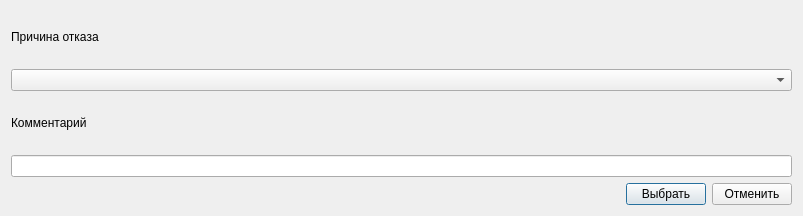
<?xml version="1.0" encoding="UTF-8"?>
<ui version="4.0">
 <class>ReasonRejectDialog</class>
 <widget class="QDialog" name="ReasonRejectDialog">
  <property name="geometry">
   <rect>
    <x>0</x>
    <y>0</y>
    <width>803</width>
    <height>216</height>
   </rect>
  </property>
  <property name="windowTitle">
   <string>Причина отказа</string>
  </property>
  <layout class="QGridLayout" name="gridLayout">
   <item row="0" column="0">
    <layout class="QVBoxLayout" name="verticalLayout">
     <item>
      <layout class="QHBoxLayout" name="horizontalLayout_3">
       <item>
        <widget class="QLabel" name="lblReasonReject">
         <property name="text">
          <string>Причина отказа</string>
         </property>
        </widget>
       </item>
       <item>
        <spacer name="horizontalSpacer_2">
         <property name="orientation">
          <enum>Qt::Horizontal</enum>
         </property>
         <property name="sizeHint" stdset="0">
          <size>
           <width>40</width>
           <height>20</height>
          </size>
         </property>
        </spacer>
       </item>
      </layout>
     </item>
     <item>
      <widget class="CRBComboBox" name="cmbReasonReject"/>
     </item>
     <item>
      <layout class="QHBoxLayout" name="horizontalLayout_2">
       <item>
        <widget class="QLabel" name="lblComment">
         <property name="text">
          <string>Комментарий</string>
         </property>
        </widget>
       </item>
       <item>
        <spacer name="horizontalSpacer_3">
         <property name="orientation">
          <enum>Qt::Horizontal</enum>
         </property>
         <property name="sizeHint" stdset="0">
          <size>
           <width>40</width>
           <height>20</height>
          </size>
         </property>
        </spacer>
       </item>
      </layout>
     </item>
     <item>
      <widget class="QLineEdit" name="edtComment"/>
     </item>
     <item>
      <layout class="QHBoxLayout" name="horizontalLayout">
       <item>
        <spacer name="horizontalSpacer">
         <property name="orientation">
          <enum>Qt::Horizontal</enum>
         </property>
         <property name="sizeHint" stdset="0">
          <size>
           <width>40</width>
           <height>20</height>
          </size>
         </property>
        </spacer>
       </item>
       <item>
        <widget class="QPushButton" name="btnApply">
         <property name="text">
          <string>Выбрать</string>
         </property>
        </widget>
       </item>
       <item>
        <widget class="QPushButton" name="btnCancel">
         <property name="text">
          <string>Отменить</string>
         </property>
        </widget>
       </item>
      </layout>
     </item>
    </layout>
   </item>
  </layout>
 </widget>
 <customwidgets>
  <customwidget>
   <class>CRBComboBox</class>
   <extends>QComboBox</extends>
   <header>library/crbcombobox.h</header>
  </customwidget>
 </customwidgets>
 <resources/>
 <connections/>
</ui>
